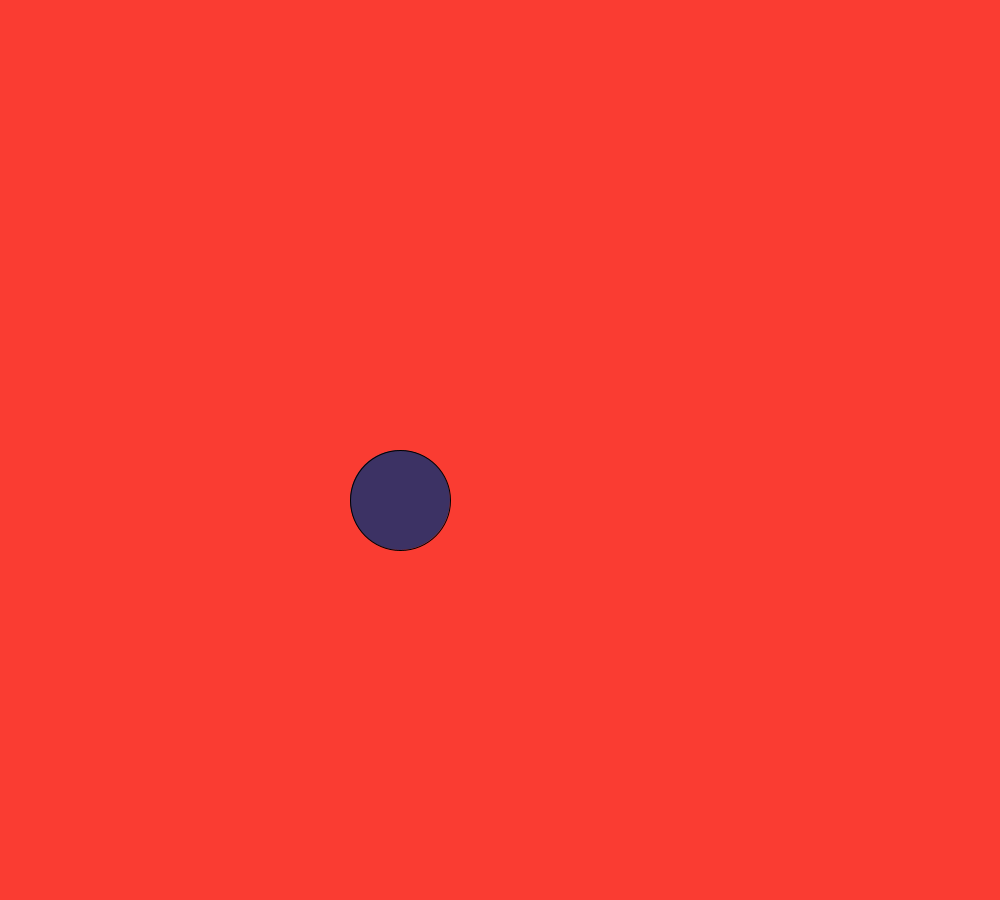
Frame 1 (no input)
Frame 60 (the mouse pressed at the canvas centre just before this capture): identical to frame 1, image omitted
Frame 120 (the mouse held since frame 60 and released just before this capture): identical to frame 1, image omitted

The Processing sketch that drew this single still picture (run headless with seeded random() and noise(); from frame 60 on, the mouse is pressed at the canvas centre):

// Processing sketch: slippery_dot
// ── slippery_dot.pde
/*** When you are done, this program will draw an ellipse 
     that jumps to new location each time you click on it.
***/
 import java.util.Random;
 // 1. Create three integer variables to represent the x, y, and the size of the ellipse
   int x;
   int y;
   int ey = 500;
   int ex = 400;
  
   Random ran = new Random();
    void setup() {
      // 2. Set the size of your sketch
    size (1000,900);
      

}
    
    void draw() {
    background(250, 60, 50);
      // 3. Set the background color of your sketch
      
      // 4. Draw an ellipse using the variables created at the top of the sketch for the location and size of your ellipse. 
      //    Make sure it fits in the window. Change the variables if it does not.
    fill(60,50,100);
    ellipse(ex,ey,100,100);
    
    }
    
    /******** This method gets called automatically when you press the mouse ************/
    void mousePressed() {
      //5. Create an integer variable called distance
      int distance;
      //6. The getDistanceFromMouse() method below returns a number.
      //   Set the value of your distance variable to the value returned by the getDistance method
      //   You will need to pass the x and y location of your ellipse to this method.
        distance = getDistanceFromMouse(ex,ey);
          
      //7.  Use an if statement to check if your distance variable is < the radius of the ellipse
      //    If it is, make a new x AND y for the ellipse, for a new random location on the window
      //    Hint: Use code like this      x = (int) random(width);
     if (distance < 50){
           int ranEy = ran.nextInt(890);
    System.out.println(ranEy);
       ey = ranEy;
    int ranEx = ran.nextInt(990);
    System.out.println(ranEx);
       ex = ranEx;
     }
     
     // System.out.println(mouseX);
       //System.out.println(mouseY);
      
    }
    
    /********  This method gives you the number of pixels between the mouse and the x,y point ***********/
    int getDistanceFromMouse(int x, int y) {
      return (int)Math.sqrt(Math.pow((mouseX-x),2) + Math.pow((mouseY-y),2));

    }
  
